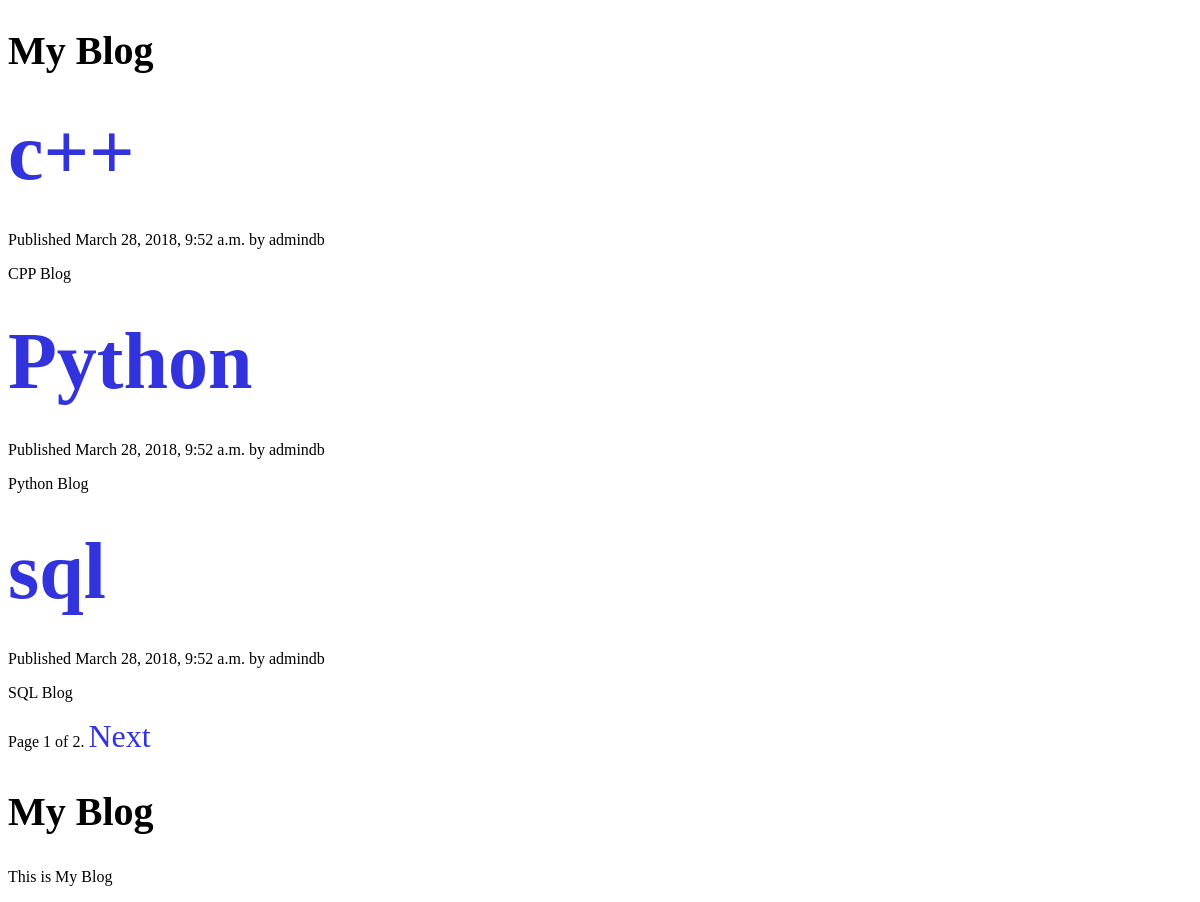
Screenshot of /blog/ with the database file from the repository.
### blog/models.py (models this page shows, shortened)
class Post(models.Model):
    STATUS_CHOICES = (('draft', 'Draft'),
                      ('published', 'Published'))
    title = models.CharField(max_length=250)
    slug = models.SlugField(max_length=250, unique_for_date='publish')
    author = models.ForeignKey(User, on_delete=models.PROTECT,
                               related_name='blog_posts')
    body = models.TextField()
    publish = models.DateTimeField()
    created = models.DateTimeField(auto_now_add=True)
    updated = models.DateTimeField(auto_now=True)
    status = models.CharField(max_length=10, choices=STATUS_CHOICES,
                              default='draft')
    objects = models.Manager()
    published = PublishedManager()
    class Meta:
        ordering = ('-publish',)
    def get_absolute_url(self):
        return reverse('blog:post_details', args=[self.publish.year,
                                                  self.publish.strftime('%m'),
                                                  self.publish.strftime('%d'),
                                                  self.slug])

### blog/views.py (the view)
def post_list(request):
    objects_list = Post.published.all()
    paginator = Paginator(objects_list, 3)
    page = request.GET.get('page')
    try:
        posts = paginator.page(page)
    except PageNotAnInteger:
        posts = paginator.page(1)
    except EmptyPage:
        posts = paginator.page(paginator.num_pages)
    return render(request, 'blog/post/list.html', {'page': page,
                                                   'posts': posts})

### blog/templates/blog/post/list.html (shortened to what this page needs)
{% extends "blog/base.html" %}
{% block content %}
    <h1>My Blog</h1>
    {% for post in posts %}
        <h2><a href="{{ post.get_absolute_url }}">{{ post.title }}</a></h2>
        <p class="date">Published {{ post.publish }} by {{ post.author }}
            {{ post.body|truncatewords:30|linebreaks }}
        </p>
    {% endfor %}
    {% include "pagination.html" with page=posts %}
{% endblock %}

### blog/templates/blog/base.html (shortened to what this page needs)
{% load staticfiles %}
<!DOCTYPE html>
<html>
<head>
    <link href="{% static "css/blog.css" %}" rel="stylesheet">
</head>
<body>
<div id="content">
    {% block content %}
    {% endblock %}
</div>
<div id="sidebar">
    <h2>My Blog</h2>
    <p> This is My Blog</p>
</div>
</body>
</html>

### blog/templates/pagination.html (shortened to what this page needs)
<div class="pagination">
    <span class="current">
        Page {{ page.number }} of {{ page.paginator.num_pages }}.
    </span>
    {% if page.has_next %}
        <a href="?page={{ page.next_page_number }}">Next</a>
    {% endif %}
</div>

### blog/static/css/blog.css (style rules this page uses)
h1, h2, h3 { font-size: 2.5em; }
a { font-size: 2em; }
a { text-decoration: none; color: #33D; }

### rows the page displays
Post: title "c++", publish "March 28, 2018, 9:52 a.m.", author "admindb", body "CPP Blog"
Post: title "Python", publish "March 28, 2018, 9:52 a.m.", author "admindb", body "Python Blog"
Post: title "sql", publish "March 28, 2018, 9:52 a.m.", author "admindb", body "SQL Blog"

### other values shown
{{ page.number }} "1"
{{ page.paginator.num_pages }} "2"
